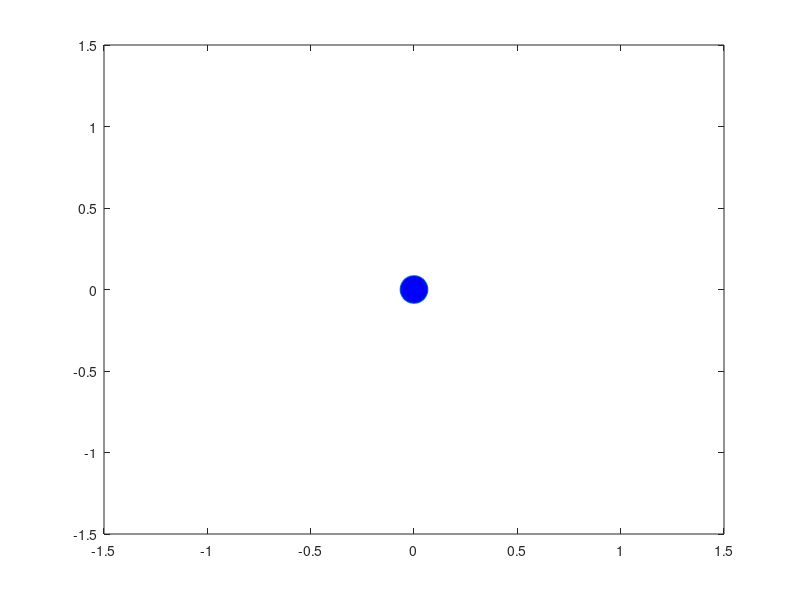

Write MATLAB code to recreate this figure.
clear;
close all;

t = 0:0.001:1;   % Time data
x = sin(2*pi*t); % Position data

% Draw initial figure
figure;
set(gcf,'Renderer','OpenGL'); %gcfは現在のfigureハンドル
h = plot(x(1),0,'o','MarkerSize',20,'MarkerFaceColor','b');%oはマーカーの形
xlim([-1.5,1.5]);
ylim([-1.5,1.5]);

% Animation Loop
i = 1;
while i<=length(x)
    set(h,'XData',x(i));%hで指定されたXData(名前)にx(i)という値を入れる
    drawnow;
    i = i+1;
end
